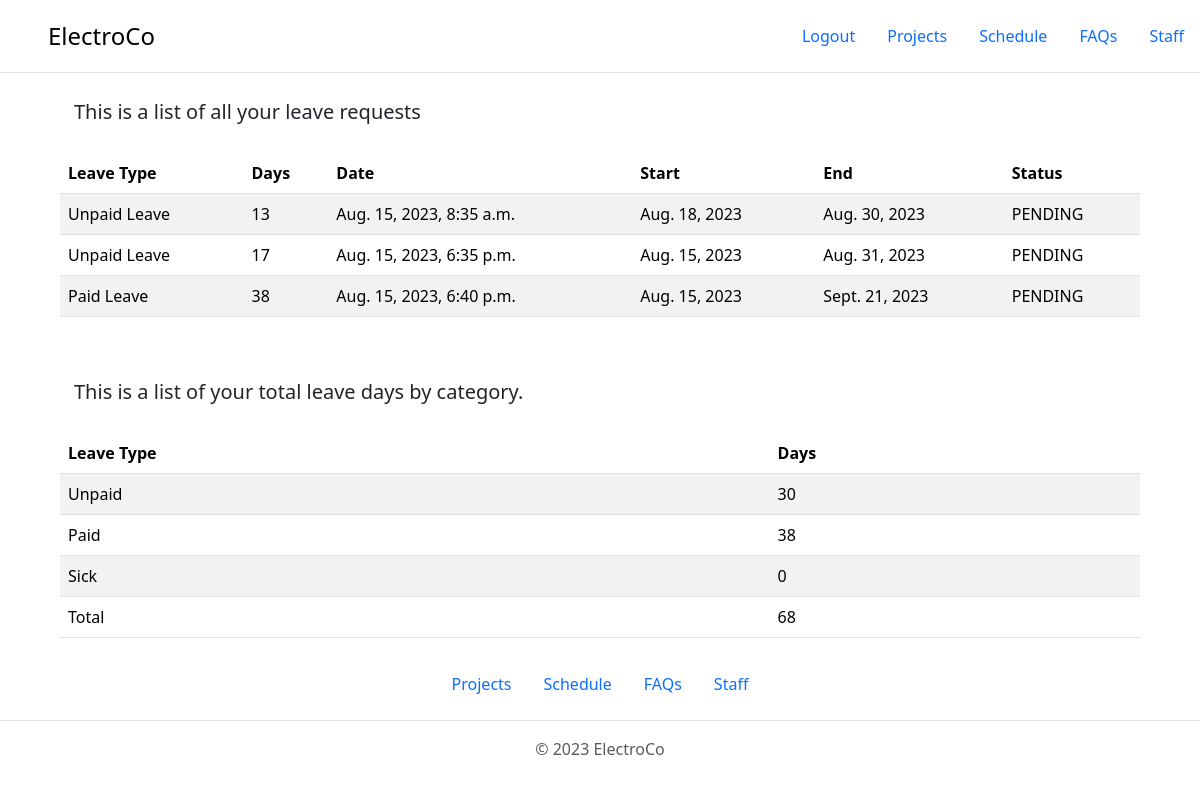
The page /faqs/annual_statement/ (signed in) on the database its author committed.
### ProjectManagement/faqs/models.py (models this page shows, shortened)
class LeaveApplication(models.Model):
    CHOICES = (
        ('SICK_LEAVE', 'Sick Leave'),
        ('PAID_LEAVE', 'Paid Leave'),
        ('UNPAID_LEAVE', 'Unpaid Leave'),
    )
    CHOICES_STATUS = (
        ('PENDING', 'Pending'),
        ('CONFIRMED', 'Confirmed'),
        ('DECLINED', 'Declined'),
    )
    worker = models.ForeignKey('accounts.WorkerUser', on_delete=models.SET_NULL, null=True)
    date = models.DateTimeField(auto_now_add=True)
    reason = models.TextField(max_length=300, blank=False, null=False)
    start_date = models.DateField(blank=False, null=False)
    end_date = models.DateField(blank=False, null=False)
    days_requested = models.PositiveIntegerField(blank=True, null=True)
    leave_type = models.CharField(max_length=30, choices=CHOICES, default='UNPAID_LEAVE', blank=False, null=False)
    status = models.CharField(max_length=30, choices=CHOICES_STATUS, default='PENDING', blank=False, null=False)

### ProjectManagement/faqs/views.py (the view)
# urls.py: path('annual_statement/', annual_statement_page_view, name='annual-statement-page'),
@login_required
def annual_statement_page_view(request):
    worker = request.user
    context = {
        'worker': worker,
    }
    return render(request, 'faqs/faqs-annual-statement-page.html', context)

### ProjectManagement/accounts/models.py (called while the page is built)
    @property
    def get_leave(self):
        days = {
            'Unpaid': 0,
            'Paid': 0,
            'Sick': 0,
            'Total': 0,
        }
        leave_requests = LeaveApplication.objects.filter(worker=self)
        for request in leave_requests:
            days['Total'] += request.days_requested
            if request.leave_type == 'UNPAID_LEAVE':
                days['Unpaid'] += request.days_requested
            elif request.leave_type == 'PAID_LEAVE':
                days['Paid'] += request.days_requested
            else:
                days['Sick'] += request.days_requested
        return days

    @property
    def get_leave_all(self):
        leave_requests = LeaveApplication.objects.filter(worker=self)
        return leave_requests

### templates/faqs/faqs-annual-statement-page.html
{% extends 'base.html' %}
{% block content %}
    <p class="lead" style="margin-left: 74px;">This is a list of all your leave requests</p>
    <table class="table table-striped" style="margin: 10px auto;
                max-width: 90%;">
        <thead>
        <tr>
            <th scope="col">Leave Type</th>
            <th scope="col">Days</th>
            <th scope="col">Date</th>
            <th scope="col">Start</th>
            <th scope="col">End</th>
            <th scope="col">Status</th>
        </tr>
        </thead>
        <tbody>
        {% for request in worker.get_leave_all %}
            <tr>
                <td>{{ request.get_leave_type_display }}</td>
                <td>{{ request.days_requested }}</td>
                <td>{{ request.date }}</td>
                <td>{{ request.start_date }}</td>
                <td>{{ request.end_date }}</td>
                <td>{{ request.status }}</td>
            </tr>
        {% endfor %}
        </tbody>
    </table>
    <p class="lead" style="margin-left: 74px;  margin-top: 50px;">This is a list of your total leave days by category.</p>
    <table class="table table-striped" style="margin: 10px auto;
    max-width: 90%;">
        <thead>
        <tr>
            <th scope="col">Leave Type</th>
            <th scope="col">Days</th>
        </tr>
        </thead>
        <tbody>
        {% for key, value in worker.get_leave.items %}
            <tr>
                <td>{{ key }}</td>
                <td>{{ value }}</td>
            </tr>
        {% endfor %}
        </tbody>
    </table>
{% endblock %}

### rows shown on the page
LeaveApplication: leave_type "Unpaid Leave", days_requested "13", date "Aug. 15, 2023, 8:35 a.m.", start_date "Aug. 18, 2023", end_date "Aug. 30, 2023", status "PENDING"
LeaveApplication: leave_type "Unpaid Leave", days_requested "17", date "Aug. 15, 2023, 6:35 p.m.", start_date "Aug. 15, 2023", end_date "Aug. 31, 2023", status "PENDING"
LeaveApplication: leave_type "Paid Leave", days_requested "38", date "Aug. 15, 2023, 6:40 p.m.", start_date "Aug. 15, 2023", end_date "Sept. 21, 2023", status "PENDING"

### other values the page prints
{{ key }} "Unpaid" "Paid" "Sick" "Total"
{{ value }} "30" "38" "0" "68"
